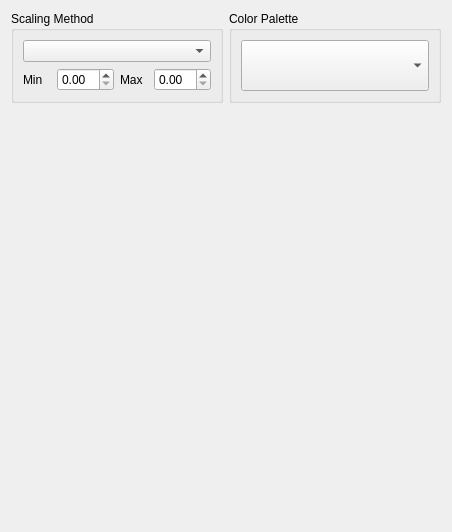
<?xml version="1.0" encoding="UTF-8"?>
<ui version="4.0">
 <class>ThermoWidget</class>
 <widget class="QWidget" name="ThermoWidget">
  <property name="geometry">
   <rect>
    <x>0</x>
    <y>0</y>
    <width>452</width>
    <height>532</height>
   </rect>
  </property>
  <property name="windowTitle">
   <string>Form</string>
  </property>
  <layout class="QVBoxLayout" name="verticalLayout_4">
   <item>
    <layout class="QHBoxLayout" name="horizontalLayout">
     <property name="sizeConstraint">
      <enum>QLayout::SetDefaultConstraint</enum>
     </property>
     <item>
      <widget class="QGroupBox" name="groupBox">
       <property name="title">
        <string>Scaling Method</string>
       </property>
       <layout class="QVBoxLayout" name="verticalLayout_2">
        <item>
         <layout class="QVBoxLayout" name="verticalLayout">
          <item>
           <widget class="QComboBox" name="_comboScaling"/>
          </item>
          <item>
           <layout class="QHBoxLayout" name="horizontalLayout_2">
            <item>
             <widget class="QLabel" name="label_2">
              <property name="text">
               <string>Min</string>
              </property>
             </widget>
            </item>
            <item>
             <widget class="QDoubleSpinBox" name="_spinMin"/>
            </item>
            <item>
             <widget class="QLabel" name="label_3">
              <property name="text">
               <string>Max</string>
              </property>
             </widget>
            </item>
            <item>
             <widget class="QDoubleSpinBox" name="_spinMax"/>
            </item>
           </layout>
          </item>
         </layout>
        </item>
       </layout>
      </widget>
     </item>
     <item>
      <widget class="QGroupBox" name="groupBox_2">
       <property name="title">
        <string>Color Palette</string>
       </property>
       <layout class="QVBoxLayout" name="verticalLayout_3">
        <item>
         <widget class="QComboBox" name="_comboPalette">
          <property name="sizePolicy">
           <sizepolicy hsizetype="Preferred" vsizetype="Minimum">
            <horstretch>0</horstretch>
            <verstretch>0</verstretch>
           </sizepolicy>
          </property>
         </widget>
        </item>
       </layout>
      </widget>
     </item>
    </layout>
   </item>
   <item>
    <widget class="ImageWidget" name="_imageWidget" native="true">
     <property name="sizePolicy">
      <sizepolicy hsizetype="Preferred" vsizetype="Expanding">
       <horstretch>0</horstretch>
       <verstretch>0</verstretch>
      </sizepolicy>
     </property>
    </widget>
   </item>
  </layout>
 </widget>
 <customwidgets>
  <customwidget>
   <class>ImageWidget</class>
   <extends>QWidget</extends>
   <header>ImageWidget.h</header>
   <container>1</container>
  </customwidget>
 </customwidgets>
 <resources/>
 <connections/>
</ui>
